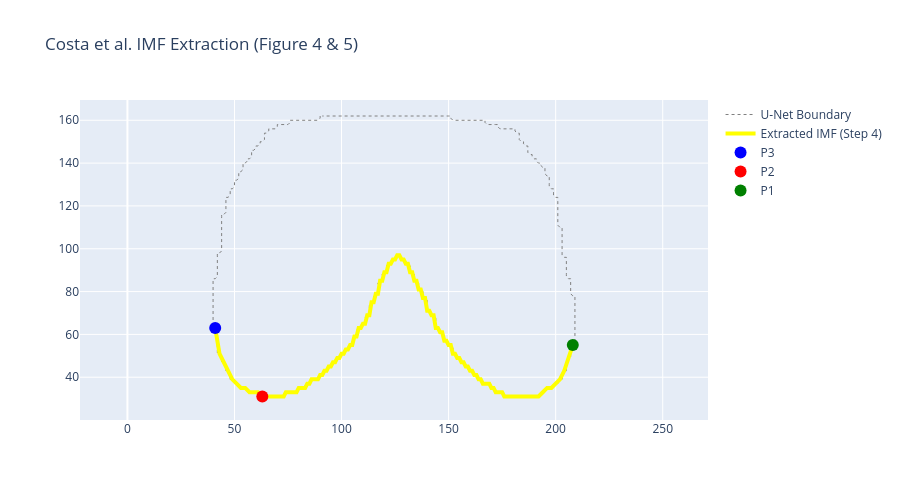

This figure's notebook cell:
### Code cell
import numpy as np, cv2, glob, os
import plotly.graph_objects as go

# --- 1. LOAD FRONTAL MASK ---
VOL_SZ = 256
UNET_DIR = "/mnt/Data1/Peoples/faiz836b/DNP-3DDMR-IR/data/organized_by_patient_unet"
PATIENT_ID = "Patient_143"
patient_path = os.path.join(UNET_DIR, PATIENT_ID)
subdirs = [d for d in os.listdir(patient_path) if os.path.isdir(os.path.join(patient_path, d))]
cat_path = os.path.join(patient_path, subdirs[0])

files = [f for f in glob.glob(os.path.join(cat_path, '*.png')) if 'frontal' in f.lower() or 'anterior' in f.lower()]
m = cv2.imread(files[0], cv2.IMREAD_GRAYSCALE)
m = cv2.resize(m, (VOL_SZ, VOL_SZ), interpolation=cv2.INTER_NEAREST)

print("Running Costa et al. 4-Step IMF Extraction...")

# --- 2. THE 4-STEP ALGORITHM ---
# Step (1): Bottom-up search (Find lowest pixel in each column)
S1 = set()
for x in range(VOL_SZ):
    y_idx = np.where(m[:, x] > 127)[0]
    if len(y_idx) > 0:
        S1.add((x, int(np.max(y_idx)))) # max y is visually the bottom of the image

# Step (2): Lateral scan from right (Find rightmost pixel in each row)
S2 = set()
for y in range(VOL_SZ):
    x_idx = np.where(m[y, :] > 127)[0]
    if len(x_idx) > 0:
        S2.add((int(np.max(x_idx)), y)) 

# Step (3): Lateral scan from left (Find leftmost pixel in each row)
S3 = set()
for y in range(VOL_SZ):
    x_idx = np.where(m[y, :] > 127)[0]
    if len(x_idx) > 0:
        S3.add((int(np.min(x_idx)), y))

# Step (4): Remove S2 and S3 points from S1
# "all pixels from step 1 that are found in any of the other 3 detections are removed"
imf_points = [p for p in S1 if p not in S2 and p not in S3]

# --- 3. EXTRACT P1, P2, P3 ---
imf_x = np.array([p[0] for p in imf_points])
# Invert Y for plotting so it looks upright
imf_y = np.array([VOL_SZ - p[1] for p in imf_points]) 

# Sort points horizontally
sort_idx = np.argsort(imf_x)
imf_x, imf_y = imf_x[sort_idx], imf_y[sort_idx]

# "P1 and P3 correspond to the inflections on the right and left" (The ends of the IMF curve)
P3_idx = 0                  # Leftmost point
P1_idx = len(imf_x) - 1     # Rightmost point

# "P2 is found at the junction of the curves in the center of the body"
# Since the breast valley dips down in image coordinates (which means Y is lowest in our inverted plot)
# P2 is the local minimum in the center!
p2_idx = np.argmin(imf_y)

print(f"P3 (Left Inflection): X={imf_x[P3_idx]}, Y={imf_y[P3_idx]}")
print(f"P2 (Center Junction): X={imf_x[p2_idx]}, Y={imf_y[p2_idx]}")
print(f"P1 (Right Inflection): X={imf_x[P1_idx]}, Y={imf_y[P1_idx]}")

# --- 4. VISUALIZE RESULT ---
fig = go.Figure()

# Plot the raw mask outline lightly
contours, _ = cv2.findContours(m, cv2.RETR_EXTERNAL, cv2.CHAIN_APPROX_NONE)
c = max(contours, key=cv2.contourArea).squeeze()
fig.add_trace(go.Scatter(x=c[:, 0], y=VOL_SZ-c[:, 1], mode='lines', line=dict(color='gray', width=1, dash='dot'), name='U-Net Boundary'))

# Plot the extracted IMF
fig.add_trace(go.Scatter(x=imf_x, y=imf_y, mode='lines', line=dict(color='yellow', width=4), name='Extracted IMF (Step 4)'))

# Plot the Anchors
fig.add_trace(go.Scatter(x=[imf_x[P3_idx]], y=[imf_y[P3_idx]], mode='markers', marker=dict(color='blue', size=12), name='P3'))
fig.add_trace(go.Scatter(x=[imf_x[p2_idx]], y=[imf_y[p2_idx]], mode='markers', marker=dict(color='red', size=12), name='P2'))
fig.add_trace(go.Scatter(x=[imf_x[P1_idx]], y=[imf_y[P1_idx]], mode='markers', marker=dict(color='green', size=12), name='P1'))

fig.update_layout(title="Costa et al. IMF Extraction (Figure 4 & 5)", height=500, xaxis=dict(scaleanchor="y", scaleratio=1))
fig.show()

### Figure 1 — Plotly figure (JSON) as saved in the notebook; plotly's stock layout.template omitted (floating-point values rounded to 4 significant figures; data arrays with more than 128 entries replaced by an {"elided": "..."} marker saying what was removed)
{"data": [{"line": {"color": "gray", "dash": "dot", "width": 1}, "mode": "lines", "name": "U-Net Boundary", "type": "scatter", "x": {"elided": "638 int values"}, "y": {"elided": "638 int values"}}, {"line": {"color": "yellow", "width": 4}, "mode": "lines", "name": "Extracted IMF (Step 4)", "type": "scatter", "x": {"elided": "153 int values"}, "y": {"elided": "153 int values"}}, {"marker": {"color": "blue", "size": 12}, "mode": "markers", "name": "P3", "type": "scatter", "x": [41], "y": [63]}, {"marker": {"color": "red", "size": 12}, "mode": "markers", "name": "P2", "type": "scatter", "x": [63], "y": [31]}, {"marker": {"color": "green", "size": 12}, "mode": "markers", "name": "P1", "type": "scatter", "x": [208], "y": [55]}], "layout": {"height": 500, "title": {"text": "Costa et al. IMF Extraction (Figure 4 & 5)"}, "xaxis": {"scaleanchor": "y", "scaleratio": 1}}}
